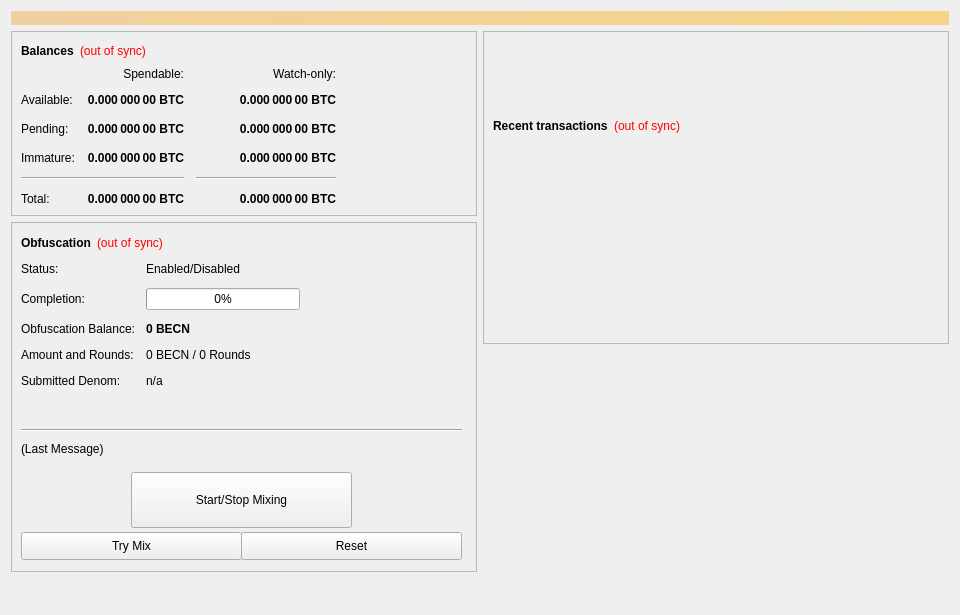
<?xml version="1.0" encoding="UTF-8"?>
<ui version="4.0">
 <class>OverviewPage</class>
 <widget class="QWidget" name="OverviewPage">
  <property name="geometry">
   <rect>
    <x>0</x>
    <y>0</y>
    <width>960</width>
    <height>615</height>
   </rect>
  </property>
  <property name="minimumSize">
   <size>
    <width>960</width>
    <height>0</height>
   </size>
  </property>
  <property name="windowTitle">
   <string>Form</string>
  </property>
  <layout class="QVBoxLayout" name="topLayout">
   <item>
    <widget class="QLabel" name="labelAlerts">
     <property name="visible">
      <bool>false</bool>
     </property>
     <property name="styleSheet">
      <string notr="true">background-color: qlineargradient(x1: 0, y1: 0, x2: 1, y2: 0, stop:0 #F0D0A0, stop:1 #F8D488); color:#000000;</string>
     </property>
     <property name="wordWrap">
      <bool>true</bool>
     </property>
     <property name="margin">
      <number>3</number>
     </property>
    </widget>
   </item>
   <item>
    <layout class="QHBoxLayout" name="horizontalLayout" stretch="1,1">
     <item>
      <layout class="QVBoxLayout" name="verticalLayout_2">
       <item>
        <widget class="QFrame" name="frame">
         <property name="frameShape">
          <enum>QFrame::StyledPanel</enum>
         </property>
         <property name="frameShadow">
          <enum>QFrame::Raised</enum>
         </property>
         <layout class="QVBoxLayout" name="verticalLayout_4">
          <item>
           <layout class="QHBoxLayout" name="horizontalLayout_4">
            <item>
             <widget class="QLabel" name="labelBalanceText">
              <property name="font">
               <font>
                <weight>75</weight>
                <bold>true</bold>
               </font>
              </property>
              <property name="text">
               <string>Balances</string>
              </property>
             </widget>
            </item>
            <item>
             <widget class="QLabel" name="labelWalletStatus">
              <property name="cursor">
               <cursorShape>WhatsThisCursor</cursorShape>
              </property>
              <property name="toolTip">
               <string>The displayed information may be out of date. Your wallet automatically synchronizes with the Beacon network after a connection is established, but this process has not completed yet.</string>
              </property>
              <property name="styleSheet">
               <string notr="true">QLabel { color: red; }</string>
              </property>
              <property name="text">
               <string notr="true">(out of sync)</string>
              </property>
              <property name="alignment">
               <set>Qt::AlignLeading|Qt::AlignLeft|Qt::AlignVCenter</set>
              </property>
             </widget>
            </item>
            <item>
             <spacer name="horizontalSpacer_3">
              <property name="orientation">
               <enum>Qt::Horizontal</enum>
              </property>
              <property name="sizeHint" stdset="0">
               <size>
                <width>40</width>
                <height>20</height>
               </size>
              </property>
             </spacer>
            </item>
           </layout>
          </item>
          <item>
           <layout class="QGridLayout" name="gridLayout">
            <property name="spacing">
             <number>12</number>
            </property>
            <item row="2" column="2">
             <widget class="QLabel" name="labelWatchPending">
              <property name="font">
               <font>
                <weight>75</weight>
                <bold>true</bold>
               </font>
              </property>
              <property name="cursor">
               <cursorShape>IBeamCursor</cursorShape>
              </property>
              <property name="toolTip">
               <string>Unconfirmed transactions to watch-only addresses</string>
              </property>
              <property name="text">
               <string notr="true">0.000 000 00 BTC</string>
              </property>
              <property name="alignment">
               <set>Qt::AlignRight|Qt::AlignTrailing|Qt::AlignVCenter</set>
              </property>
              <property name="textInteractionFlags">
               <set>Qt::LinksAccessibleByMouse|Qt::TextSelectableByKeyboard|Qt::TextSelectableByMouse</set>
              </property>
             </widget>
            </item>
            <item row="2" column="1">
             <widget class="QLabel" name="labelUnconfirmed">
              <property name="font">
               <font>
                <weight>75</weight>
                <bold>true</bold>
               </font>
              </property>
              <property name="cursor">
               <cursorShape>IBeamCursor</cursorShape>
              </property>
              <property name="toolTip">
               <string>Total of transactions that have yet to be confirmed, and do not yet count toward the spendable balance</string>
              </property>
              <property name="text">
               <string notr="true">0.000 000 00 BTC</string>
              </property>
              <property name="alignment">
               <set>Qt::AlignRight|Qt::AlignTrailing|Qt::AlignVCenter</set>
              </property>
              <property name="textInteractionFlags">
               <set>Qt::LinksAccessibleByMouse|Qt::TextSelectableByKeyboard|Qt::TextSelectableByMouse</set>
              </property>
             </widget>
            </item>
            <item row="3" column="2">
             <widget class="QLabel" name="labelWatchImmature">
              <property name="font">
               <font>
                <weight>75</weight>
                <bold>true</bold>
               </font>
              </property>
              <property name="cursor">
               <cursorShape>IBeamCursor</cursorShape>
              </property>
              <property name="toolTip">
               <string>Staked or masternode rewards in watch-only addresses that has not yet matured</string>
              </property>
              <property name="text">
               <string notr="true">0.000 000 00 BTC</string>
              </property>
              <property name="alignment">
               <set>Qt::AlignRight|Qt::AlignTrailing|Qt::AlignVCenter</set>
              </property>
              <property name="textInteractionFlags">
               <set>Qt::LinksAccessibleByMouse|Qt::TextSelectableByKeyboard|Qt::TextSelectableByMouse</set>
              </property>
             </widget>
            </item>
            <item row="4" column="0" colspan="2">
             <widget class="Line" name="lineSpendableBalance">
              <property name="orientation">
               <enum>Qt::Horizontal</enum>
              </property>
             </widget>
            </item>
            <item row="4" column="2">
             <widget class="Line" name="lineWatchBalance">
              <property name="sizePolicy">
               <sizepolicy hsizetype="Preferred" vsizetype="Fixed">
                <horstretch>0</horstretch>
                <verstretch>0</verstretch>
               </sizepolicy>
              </property>
              <property name="minimumSize">
               <size>
                <width>140</width>
                <height>0</height>
               </size>
              </property>
              <property name="orientation">
               <enum>Qt::Horizontal</enum>
              </property>
             </widget>
            </item>
            <item row="5" column="0">
             <widget class="QLabel" name="labelTotalText">
              <property name="text">
               <string>Total:</string>
              </property>
             </widget>
            </item>
            <item row="3" column="1">
             <widget class="QLabel" name="labelImmature">
              <property name="font">
               <font>
                <weight>75</weight>
                <bold>true</bold>
               </font>
              </property>
              <property name="cursor">
               <cursorShape>IBeamCursor</cursorShape>
              </property>
              <property name="toolTip">
               <string>Staked or masternode rewards that has not yet matured</string>
              </property>
              <property name="text">
               <string notr="true">0.000 000 00 BTC</string>
              </property>
              <property name="alignment">
               <set>Qt::AlignRight|Qt::AlignTrailing|Qt::AlignVCenter</set>
              </property>
              <property name="textInteractionFlags">
               <set>Qt::LinksAccessibleByMouse|Qt::TextSelectableByKeyboard|Qt::TextSelectableByMouse</set>
              </property>
             </widget>
            </item>
            <item row="2" column="3">
             <spacer name="horizontalSpacer_2">
              <property name="orientation">
               <enum>Qt::Horizontal</enum>
              </property>
              <property name="sizeHint" stdset="0">
               <size>
                <width>40</width>
                <height>20</height>
               </size>
              </property>
             </spacer>
            </item>
            <item row="3" column="0">
             <widget class="QLabel" name="labelImmatureText">
              <property name="text">
               <string>Immature:</string>
              </property>
             </widget>
            </item>
            <item row="5" column="1">
             <widget class="QLabel" name="labelTotal">
              <property name="font">
               <font>
                <weight>75</weight>
                <bold>true</bold>
               </font>
              </property>
              <property name="cursor">
               <cursorShape>IBeamCursor</cursorShape>
              </property>
              <property name="toolTip">
               <string>Your current total balance</string>
              </property>
              <property name="text">
               <string notr="true">0.000 000 00 BTC</string>
              </property>
              <property name="alignment">
               <set>Qt::AlignRight|Qt::AlignTrailing|Qt::AlignVCenter</set>
              </property>
              <property name="textInteractionFlags">
               <set>Qt::LinksAccessibleByMouse|Qt::TextSelectableByKeyboard|Qt::TextSelectableByMouse</set>
              </property>
             </widget>
            </item>
            <item row="5" column="2">
             <widget class="QLabel" name="labelWatchTotal">
              <property name="font">
               <font>
                <weight>75</weight>
                <bold>true</bold>
               </font>
              </property>
              <property name="cursor">
               <cursorShape>IBeamCursor</cursorShape>
              </property>
              <property name="toolTip">
               <string>Current total balance in watch-only addresses</string>
              </property>
              <property name="text">
               <string notr="true">0.000 000 00 BTC</string>
              </property>
              <property name="alignment">
               <set>Qt::AlignRight|Qt::AlignTrailing|Qt::AlignVCenter</set>
              </property>
              <property name="textInteractionFlags">
               <set>Qt::LinksAccessibleByMouse|Qt::TextSelectableByKeyboard|Qt::TextSelectableByMouse</set>
              </property>
             </widget>
            </item>
            <item row="0" column="2">
             <widget class="QLabel" name="labelWatchonly">
              <property name="text">
               <string>Watch-only:</string>
              </property>
              <property name="alignment">
               <set>Qt::AlignRight|Qt::AlignTrailing|Qt::AlignVCenter</set>
              </property>
             </widget>
            </item>
            <item row="1" column="0">
             <widget class="QLabel" name="label_5">
              <property name="text">
               <string>Available:</string>
              </property>
             </widget>
            </item>
            <item row="1" column="1">
             <widget class="QLabel" name="labelBalance">
              <property name="font">
               <font>
                <weight>75</weight>
                <bold>true</bold>
               </font>
              </property>
              <property name="cursor">
               <cursorShape>IBeamCursor</cursorShape>
              </property>
              <property name="toolTip">
               <string>Your current spendable balance</string>
              </property>
              <property name="text">
               <string notr="true">0.000 000 00 BTC</string>
              </property>
              <property name="alignment">
               <set>Qt::AlignRight|Qt::AlignTrailing|Qt::AlignVCenter</set>
              </property>
              <property name="textInteractionFlags">
               <set>Qt::LinksAccessibleByMouse|Qt::TextSelectableByKeyboard|Qt::TextSelectableByMouse</set>
              </property>
             </widget>
            </item>
            <item row="1" column="2">
             <widget class="QLabel" name="labelWatchAvailable">
              <property name="font">
               <font>
                <weight>75</weight>
                <bold>true</bold>
               </font>
              </property>
              <property name="cursor">
               <cursorShape>IBeamCursor</cursorShape>
              </property>
              <property name="toolTip">
               <string>Your current balance in watch-only addresses</string>
              </property>
              <property name="text">
               <string notr="true">0.000 000 00 BTC</string>
              </property>
              <property name="alignment">
               <set>Qt::AlignRight|Qt::AlignTrailing|Qt::AlignVCenter</set>
              </property>
              <property name="textInteractionFlags">
               <set>Qt::LinksAccessibleByMouse|Qt::TextSelectableByKeyboard|Qt::TextSelectableByMouse</set>
              </property>
             </widget>
            </item>
            <item row="2" column="0">
             <widget class="QLabel" name="labelPendingText">
              <property name="text">
               <string>Pending:</string>
              </property>
             </widget>
            </item>
            <item row="0" column="1">
             <widget class="QLabel" name="labelSpendable">
              <property name="text">
               <string>Spendable:</string>
              </property>
              <property name="alignment">
               <set>Qt::AlignRight|Qt::AlignTrailing|Qt::AlignVCenter</set>
              </property>
             </widget>
            </item>
           </layout>
          </item>
         </layout>
        </widget>
       </item>
       <item>
        <widget class="QFrame" name="frameObfuscation">
         <property name="minimumSize">
          <size>
           <width>0</width>
           <height>350</height>
          </size>
         </property>
         <property name="layoutDirection">
          <enum>Qt::LeftToRight</enum>
         </property>
         <property name="frameShape">
          <enum>QFrame::StyledPanel</enum>
         </property>
         <property name="frameShadow">
          <enum>QFrame::Raised</enum>
         </property>
         <widget class="QWidget" name="formLayoutWidget">
          <property name="geometry">
           <rect>
            <x>10</x>
            <y>40</y>
            <width>451</width>
            <height>161</height>
           </rect>
          </property>
          <layout class="QFormLayout" name="formLayout">
           <property name="fieldGrowthPolicy">
            <enum>QFormLayout::AllNonFixedFieldsGrow</enum>
           </property>
           <property name="horizontalSpacing">
            <number>11</number>
           </property>
           <property name="verticalSpacing">
            <number>12</number>
           </property>
           <item row="0" column="0">
            <widget class="QLabel" name="label_6">
             <property name="text">
              <string>Status:</string>
             </property>
            </widget>
           </item>
           <item row="1" column="0">
            <widget class="QLabel" name="label_7">
             <property name="text">
              <string>Completion:</string>
             </property>
            </widget>
           </item>
           <item row="1" column="1">
            <widget class="QProgressBar" name="obfuscationProgress">
             <property name="maximumSize">
              <size>
               <width>154</width>
               <height>16777215</height>
              </size>
             </property>
             <property name="value">
              <number>0</number>
             </property>
            </widget>
           </item>
           <item row="2" column="0">
            <widget class="QLabel" name="labelAnonymizedText">
             <property name="text">
              <string>Obfuscation Balance:</string>
             </property>
            </widget>
           </item>
           <item row="2" column="1">
            <widget class="QLabel" name="labelAnonymized">
             <property name="font">
              <font>
               <weight>75</weight>
               <bold>true</bold>
              </font>
             </property>
             <property name="text">
              <string notr="true">0 BECN</string>
             </property>
            </widget>
           </item>
           <item row="3" column="0">
            <widget class="QLabel" name="label_8">
             <property name="text">
              <string>Amount and Rounds:</string>
             </property>
            </widget>
           </item>
           <item row="3" column="1">
            <widget class="QLabel" name="labelAmountRounds">
             <property name="text">
              <string>0 BECN / 0 Rounds</string>
             </property>
            </widget>
           </item>
           <item row="4" column="0">
            <widget class="QLabel" name="label_9">
             <property name="text">
              <string>Submitted Denom:</string>
             </property>
            </widget>
           </item>
           <item row="4" column="1">
            <widget class="QLabel" name="labelSubmittedDenom">
             <property name="toolTip">
              <string>The denominations you submitted to the Masternode.&lt;br&gt;To mix, other users must submit the exact same denominations.</string>
             </property>
             <property name="text">
              <string>n/a</string>
             </property>
            </widget>
           </item>
           <item row="0" column="1">
            <widget class="QLabel" name="obfuscationEnabled">
             <property name="text">
              <string>Enabled/Disabled</string>
             </property>
            </widget>
           </item>
          </layout>
         </widget>
         <widget class="QPushButton" name="runAutoDenom">
          <property name="geometry">
           <rect>
            <x>251</x>
            <y>17</y>
            <width>1</width>
            <height>1</height>
           </rect>
          </property>
          <property name="palette">
           <palette>
            <active>
             <colorrole role="WindowText">
              <brush brushstyle="SolidPattern">
               <color alpha="255">
                <red>0</red>
                <green>0</green>
                <blue>0</blue>
               </color>
              </brush>
             </colorrole>
             <colorrole role="Button">
              <brush brushstyle="SolidPattern">
               <color alpha="255">
                <red>239</red>
                <green>238</green>
                <blue>238</blue>
               </color>
              </brush>
             </colorrole>
             <colorrole role="Light">
              <brush brushstyle="SolidPattern">
               <color alpha="255">
                <red>255</red>
                <green>255</green>
                <blue>255</blue>
               </color>
              </brush>
             </colorrole>
             <colorrole role="Midlight">
              <brush brushstyle="SolidPattern">
               <color alpha="255">
                <red>247</red>
                <green>246</green>
                <blue>246</blue>
               </color>
              </brush>
             </colorrole>
             <colorrole role="Dark">
              <brush brushstyle="SolidPattern">
               <color alpha="255">
                <red>119</red>
                <green>119</green>
                <blue>119</blue>
               </color>
              </brush>
             </colorrole>
             <colorrole role="Mid">
              <brush brushstyle="SolidPattern">
               <color alpha="255">
                <red>159</red>
                <green>159</green>
                <blue>159</blue>
               </color>
              </brush>
             </colorrole>
             <colorrole role="Text">
              <brush brushstyle="SolidPattern">
               <color alpha="255">
                <red>0</red>
                <green>0</green>
                <blue>0</blue>
               </color>
              </brush>
             </colorrole>
             <colorrole role="BrightText">
              <brush brushstyle="SolidPattern">
               <color alpha="255">
                <red>255</red>
                <green>255</green>
                <blue>255</blue>
               </color>
              </brush>
             </colorrole>
             <colorrole role="ButtonText">
              <brush brushstyle="SolidPattern">
               <color alpha="255">
                <red>0</red>
                <green>0</green>
                <blue>0</blue>
               </color>
              </brush>
             </colorrole>
             <colorrole role="Base">
              <brush brushstyle="SolidPattern">
               <color alpha="255">
                <red>255</red>
                <green>255</green>
                <blue>255</blue>
               </color>
              </brush>
             </colorrole>
             <colorrole role="Window">
              <brush brushstyle="SolidPattern">
               <color alpha="255">
                <red>239</red>
                <green>238</green>
                <blue>238</blue>
               </color>
              </brush>
             </colorrole>
             <colorrole role="Shadow">
              <brush brushstyle="SolidPattern">
               <color alpha="255">
                <red>0</red>
                <green>0</green>
                <blue>0</blue>
               </color>
              </brush>
             </colorrole>
             <colorrole role="AlternateBase">
              <brush brushstyle="SolidPattern">
               <color alpha="255">
                <red>247</red>
                <green>246</green>
                <blue>246</blue>
               </color>
              </brush>
             </colorrole>
             <colorrole role="ToolTipBase">
              <brush brushstyle="SolidPattern">
               <color alpha="255">
                <red>255</red>
                <green>255</green>
                <blue>220</blue>
               </color>
              </brush>
             </colorrole>
             <colorrole role="ToolTipText">
              <brush brushstyle="SolidPattern">
               <color alpha="255">
                <red>0</red>
                <green>0</green>
                <blue>0</blue>
               </color>
              </brush>
             </colorrole>
            </active>
            <inactive>
             <colorrole role="WindowText">
              <brush brushstyle="SolidPattern">
               <color alpha="255">
                <red>0</red>
                <green>0</green>
                <blue>0</blue>
               </color>
              </brush>
             </colorrole>
             <colorrole role="Button">
              <brush brushstyle="SolidPattern">
               <color alpha="255">
                <red>239</red>
                <green>238</green>
                <blue>238</blue>
               </color>
              </brush>
             </colorrole>
             <colorrole role="Light">
              <brush brushstyle="SolidPattern">
               <color alpha="255">
                <red>255</red>
                <green>255</green>
                <blue>255</blue>
               </color>
              </brush>
             </colorrole>
             <colorrole role="Midlight">
              <brush brushstyle="SolidPattern">
               <color alpha="255">
                <red>247</red>
                <green>246</green>
                <blue>246</blue>
               </color>
              </brush>
             </colorrole>
             <colorrole role="Dark">
              <brush brushstyle="SolidPattern">
               <color alpha="255">
                <red>119</red>
                <green>119</green>
                <blue>119</blue>
               </color>
              </brush>
             </colorrole>
             <colorrole role="Mid">
              <brush brushstyle="SolidPattern">
               <color alpha="255">
                <red>159</red>
                <green>159</green>
                <blue>159</blue>
               </color>
              </brush>
             </colorrole>
             <colorrole role="Text">
              <brush brushstyle="SolidPattern">
               <color alpha="255">
                <red>0</red>
                <green>0</green>
                <blue>0</blue>
               </color>
              </brush>
             </colorrole>
             <colorrole role="BrightText">
              <brush brushstyle="SolidPattern">
               <color alpha="255">
                <red>255</red>
                <green>255</green>
                <blue>255</blue>
               </color>
              </brush>
             </colorrole>
             <colorrole role="ButtonText">
              <brush brushstyle="SolidPattern">
               <color alpha="255">
                <red>0</red>
                <green>0</green>
                <blue>0</blue>
               </color>
              </brush>
             </colorrole>
             <colorrole role="Base">
              <brush brushstyle="SolidPattern">
               <color alpha="255">
                <red>255</red>
                <green>255</green>
                <blue>255</blue>
               </color>
              </brush>
             </colorrole>
             <colorrole role="Window">
              <brush brushstyle="SolidPattern">
               <color alpha="255">
                <red>239</red>
                <green>238</green>
                <blue>238</blue>
               </color>
              </brush>
             </colorrole>
             <colorrole role="Shadow">
              <brush brushstyle="SolidPattern">
               <color alpha="255">
                <red>0</red>
                <green>0</green>
                <blue>0</blue>
               </color>
              </brush>
             </colorrole>
             <colorrole role="AlternateBase">
              <brush brushstyle="SolidPattern">
               <color alpha="255">
                <red>247</red>
                <green>246</green>
                <blue>246</blue>
               </color>
              </brush>
             </colorrole>
             <colorrole role="ToolTipBase">
              <brush brushstyle="SolidPattern">
               <color alpha="255">
                <red>255</red>
                <green>255</green>
                <blue>220</blue>
               </color>
              </brush>
             </colorrole>
             <colorrole role="ToolTipText">
              <brush brushstyle="SolidPattern">
               <color alpha="255">
                <red>0</red>
                <green>0</green>
                <blue>0</blue>
               </color>
              </brush>
             </colorrole>
            </inactive>
            <disabled>
             <colorrole role="WindowText">
              <brush brushstyle="SolidPattern">
               <color alpha="255">
                <red>119</red>
                <green>119</green>
                <blue>119</blue>
               </color>
              </brush>
             </colorrole>
             <colorrole role="Button">
              <brush brushstyle="SolidPattern">
               <color alpha="255">
                <red>239</red>
                <green>238</green>
                <blue>238</blue>
               </color>
              </brush>
             </colorrole>
             <colorrole role="Light">
              <brush brushstyle="SolidPattern">
               <color alpha="255">
                <red>255</red>
                <green>255</green>
                <blue>255</blue>
               </color>
              </brush>
             </colorrole>
             <colorrole role="Midlight">
              <brush brushstyle="SolidPattern">
               <color alpha="255">
                <red>247</red>
                <green>246</green>
                <blue>246</blue>
               </color>
              </brush>
             </colorrole>
             <colorrole role="Dark">
              <brush brushstyle="SolidPattern">
               <color alpha="255">
                <red>119</red>
                <green>119</green>
                <blue>119</blue>
               </color>
              </brush>
             </colorrole>
             <colorrole role="Mid">
              <brush brushstyle="SolidPattern">
               <color alpha="255">
                <red>159</red>
                <green>159</green>
                <blue>159</blue>
               </color>
              </brush>
             </colorrole>
             <colorrole role="Text">
              <brush brushstyle="SolidPattern">
               <color alpha="255">
                <red>119</red>
                <green>119</green>
                <blue>119</blue>
               </color>
              </brush>
             </colorrole>
             <colorrole role="BrightText">
              <brush brushstyle="SolidPattern">
               <color alpha="255">
                <red>255</red>
                <green>255</green>
                <blue>255</blue>
               </color>
              </brush>
             </colorrole>
             <colorrole role="ButtonText">
              <brush brushstyle="SolidPattern">
               <color alpha="255">
                <red>119</red>
                <green>119</green>
                <blue>119</blue>
               </color>
              </brush>
             </colorrole>
             <colorrole role="Base">
              <brush brushstyle="SolidPattern">
               <color alpha="255">
                <red>239</red>
                <green>238</green>
                <blue>238</blue>
               </color>
              </brush>
             </colorrole>
             <colorrole role="Window">
              <brush brushstyle="SolidPattern">
               <color alpha="255">
                <red>239</red>
                <green>238</green>
                <blue>238</blue>
               </color>
              </brush>
             </colorrole>
             <colorrole role="Shadow">
              <brush brushstyle="SolidPattern">
               <color alpha="255">
                <red>0</red>
                <green>0</green>
                <blue>0</blue>
               </color>
              </brush>
             </colorrole>
             <colorrole role="AlternateBase">
              <brush brushstyle="SolidPattern">
               <color alpha="255">
                <red>239</red>
                <green>238</green>
                <blue>238</blue>
               </color>
              </brush>
             </colorrole>
             <colorrole role="ToolTipBase">
              <brush brushstyle="SolidPattern">
               <color alpha="255">
                <red>255</red>
                <green>255</green>
                <blue>220</blue>
               </color>
              </brush>
             </colorrole>
             <colorrole role="ToolTipText">
              <brush brushstyle="SolidPattern">
               <color alpha="255">
                <red>0</red>
                <green>0</green>
                <blue>0</blue>
               </color>
              </brush>
             </colorrole>
            </disabled>
           </palette>
          </property>
          <property name="focusPolicy">
           <enum>Qt::NoFocus</enum>
          </property>
          <property name="autoFillBackground">
           <bool>true</bool>
          </property>
          <property name="text">
           <string/>
          </property>
          <property name="flat">
           <bool>true</bool>
          </property>
         </widget>
         <widget class="QPushButton" name="toggleObfuscation">
          <property name="geometry">
           <rect>
            <x>120</x>
            <y>250</y>
            <width>221</width>
            <height>56</height>
           </rect>
          </property>
          <property name="sizePolicy">
           <sizepolicy hsizetype="MinimumExpanding" vsizetype="Fixed">
            <horstretch>0</horstretch>
            <verstretch>0</verstretch>
           </sizepolicy>
          </property>
          <property name="text">
           <string>Start/Stop Mixing</string>
          </property>
         </widget>
         <widget class="Line" name="lineLastMessage">
          <property name="geometry">
           <rect>
            <x>10</x>
            <y>200</y>
            <width>441</width>
            <height>16</height>
           </rect>
          </property>
          <property name="orientation">
           <enum>Qt::Horizontal</enum>
          </property>
         </widget>
         <widget class="QLabel" name="obfuscationStatus">
          <property name="geometry">
           <rect>
            <x>10</x>
            <y>220</y>
            <width>451</width>
            <height>61</height>
           </rect>
          </property>
          <property name="minimumSize">
           <size>
            <width>288</width>
            <height>43</height>
           </size>
          </property>
          <property name="text">
           <string>(Last Message)</string>
          </property>
          <property name="alignment">
           <set>Qt::AlignLeading|Qt::AlignLeft|Qt::AlignTop</set>
          </property>
          <property name="wordWrap">
           <bool>true</bool>
          </property>
         </widget>
         <widget class="QPushButton" name="obfuscationAuto">
          <property name="geometry">
           <rect>
            <x>10</x>
            <y>310</y>
            <width>221</width>
            <height>28</height>
           </rect>
          </property>
          <property name="sizePolicy">
           <sizepolicy hsizetype="MinimumExpanding" vsizetype="Fixed">
            <horstretch>0</horstretch>
            <verstretch>0</verstretch>
           </sizepolicy>
          </property>
          <property name="toolTip">
           <string>Try to manually submit a Obfuscation request.</string>
          </property>
          <property name="text">
           <string>Try Mix</string>
          </property>
         </widget>
         <widget class="QPushButton" name="obfuscationReset">
          <property name="geometry">
           <rect>
            <x>230</x>
            <y>310</y>
            <width>221</width>
            <height>28</height>
           </rect>
          </property>
          <property name="sizePolicy">
           <sizepolicy hsizetype="MinimumExpanding" vsizetype="Fixed">
            <horstretch>0</horstretch>
            <verstretch>0</verstretch>
           </sizepolicy>
          </property>
          <property name="toolTip">
           <string>Reset the current status of Obfuscation (can interrupt Obfuscation if it's in the process of Mixing, which can cost you money!)</string>
          </property>
          <property name="autoFillBackground">
           <bool>false</bool>
          </property>
          <property name="text">
           <string>Reset</string>
          </property>
         </widget>
         <widget class="QWidget" name="layoutWidget">
          <property name="geometry">
           <rect>
            <x>10</x>
            <y>10</y>
            <width>431</width>
            <height>22</height>
           </rect>
          </property>
          <layout class="QHBoxLayout" name="horizontalLayout_5">
           <item>
            <widget class="QLabel" name="label_2">
             <property name="font">
              <font>
               <weight>75</weight>
               <bold>true</bold>
              </font>
             </property>
             <property name="text">
              <string>Obfuscation</string>
             </property>
            </widget>
           </item>
           <item>
            <widget class="QLabel" name="labelObfuscationSyncStatus">
             <property name="toolTip">
              <string>The displayed information may be out of date. Your wallet automatically synchronizes with the Beacon network after a connection is established, but this process has not completed yet.</string>
             </property>
             <property name="styleSheet">
              <string notr="true">QLabel { color: red; }</string>
             </property>
             <property name="text">
              <string notr="true">(out of sync)</string>
             </property>
             <property name="alignment">
              <set>Qt::AlignLeading|Qt::AlignLeft|Qt::AlignVCenter</set>
             </property>
            </widget>
           </item>
           <item>
            <spacer name="horizontalSpacer_4">
             <property name="orientation">
              <enum>Qt::Horizontal</enum>
             </property>
             <property name="sizeHint" stdset="0">
              <size>
               <width>40</width>
               <height>20</height>
              </size>
             </property>
            </spacer>
           </item>
          </layout>
         </widget>
        </widget>
       </item>
       <item>
        <spacer name="verticalSpacer">
         <property name="orientation">
          <enum>Qt::Vertical</enum>
         </property>
         <property name="sizeHint" stdset="0">
          <size>
           <width>20</width>
           <height>40</height>
          </size>
         </property>
        </spacer>
       </item>
      </layout>
     </item>
     <item>
      <layout class="QVBoxLayout" name="verticalLayout_3">
       <item>
        <widget class="QFrame" name="frame_2">
         <property name="frameShape">
          <enum>QFrame::StyledPanel</enum>
         </property>
         <property name="frameShadow">
          <enum>QFrame::Raised</enum>
         </property>
         <layout class="QVBoxLayout" name="verticalLayout">
          <item>
           <spacer name="verticalSpacer_3">
            <property name="orientation">
             <enum>Qt::Vertical</enum>
            </property>
            <property name="sizeType">
             <enum>QSizePolicy::Fixed</enum>
            </property>
            <property name="sizeHint" stdset="0">
             <size>
              <width>20</width>
              <height>75</height>
             </size>
            </property>
           </spacer>
          </item>
          <item>
           <layout class="QHBoxLayout" name="horizontalLayout_2">
            <item>
             <widget class="QLabel" name="label_4">
              <property name="font">
               <font>
                <weight>75</weight>
                <bold>true</bold>
               </font>
              </property>
              <property name="text">
               <string>Recent transactions</string>
              </property>
             </widget>
            </item>
            <item>
             <widget class="QLabel" name="labelTransactionsStatus">
              <property name="cursor">
               <cursorShape>WhatsThisCursor</cursorShape>
              </property>
              <property name="toolTip">
               <string>The displayed information may be out of date. Your wallet automatically synchronizes with the Beacon network after a connection is established, but this process has not completed yet.</string>
              </property>
              <property name="styleSheet">
               <string notr="true">QLabel { color: red; }</string>
              </property>
              <property name="text">
               <string notr="true">(out of sync)</string>
              </property>
              <property name="alignment">
               <set>Qt::AlignRight|Qt::AlignTrailing|Qt::AlignVCenter</set>
              </property>
             </widget>
            </item>
            <item>
             <spacer name="horizontalSpacer">
              <property name="orientation">
               <enum>Qt::Horizontal</enum>
              </property>
              <property name="sizeHint" stdset="0">
               <size>
                <width>40</width>
                <height>20</height>
               </size>
              </property>
             </spacer>
            </item>
           </layout>
          </item>
          <item>
           <widget class="QListView" name="listTransactions">
            <property name="styleSheet">
             <string notr="true">QListView { background: transparent; }</string>
            </property>
            <property name="frameShape">
             <enum>QFrame::NoFrame</enum>
            </property>
            <property name="verticalScrollBarPolicy">
             <enum>Qt::ScrollBarAlwaysOff</enum>
            </property>
            <property name="horizontalScrollBarPolicy">
             <enum>Qt::ScrollBarAlwaysOff</enum>
            </property>
            <property name="selectionMode">
             <enum>QAbstractItemView::NoSelection</enum>
            </property>
           </widget>
          </item>
         </layout>
        </widget>
       </item>
       <item>
        <spacer name="verticalSpacer_2">
         <property name="orientation">
          <enum>Qt::Vertical</enum>
         </property>
         <property name="sizeType">
          <enum>QSizePolicy::Expanding</enum>
         </property>
         <property name="sizeHint" stdset="0">
          <size>
           <width>20</width>
           <height>40</height>
          </size>
         </property>
        </spacer>
       </item>
      </layout>
     </item>
    </layout>
   </item>
  </layout>
 </widget>
 <resources/>
 <connections/>
</ui>
